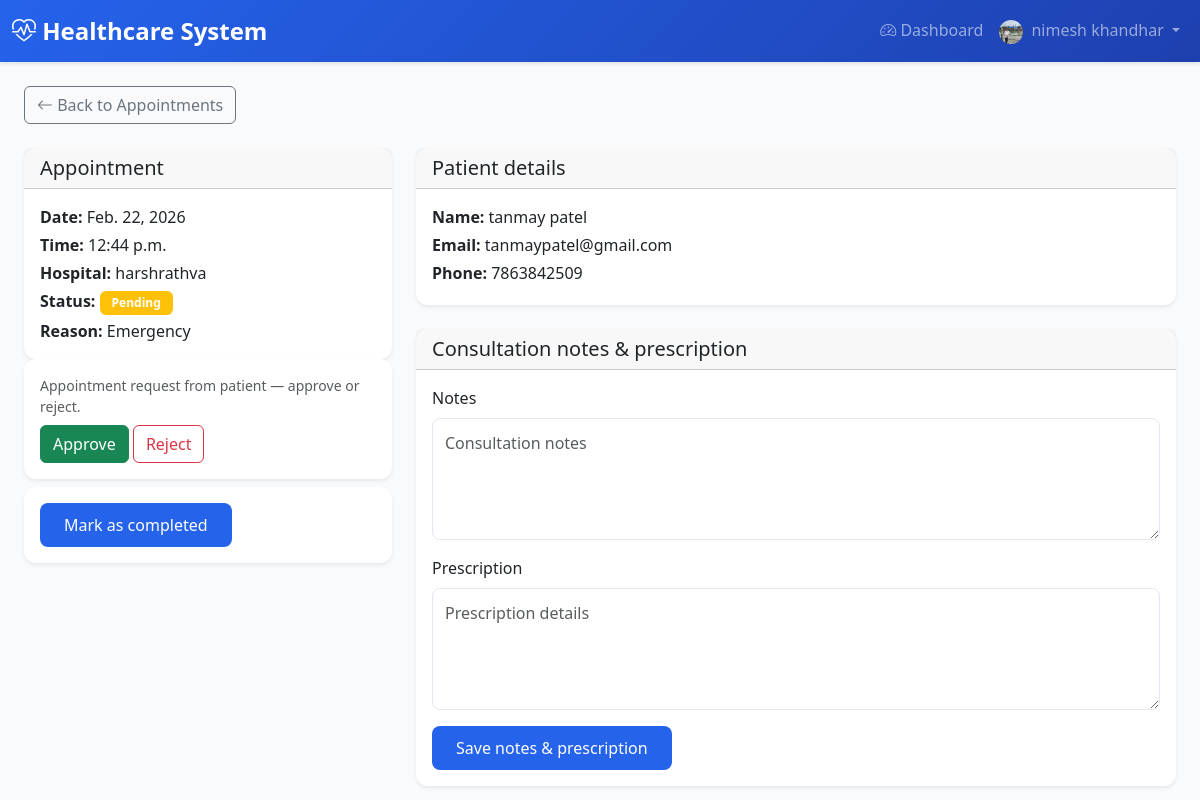
Screenshot of /doctors/dashboard/appointments/2/ (signed in) with the database file from the repository.
### accounts/models.py (models this page shows, shortened)
class User(AbstractUser):
    email = models.EmailField(unique=True)
    ROLE_CHOICES = [
        ('ADMIN', 'Admin'),
        ('DOCTOR', 'Doctor'),
        ('PATIENT', 'Patient'),
        ('HOSPITAL', 'Hospital'),
        ('HOSPITAL_ADMIN', 'Hospital Admin'),
    ]
    role = models.CharField(max_length=20, choices=ROLE_CHOICES, default='PATIENT')
    is_approved = models.BooleanField(default=False)  # For Doctor and Hospital approval
    phone_number = models.CharField(max_length=15, blank=True)
    address = models.TextField(blank=True)
    profile_picture = models.ImageField(upload_to='user_profiles/', blank=True, null=True)
    created_at = models.DateTimeField(auto_now_add=True)
    updated_at = models.DateTimeField(auto_now=True)
    class Meta:
        db_table = 'users'
        verbose_name = 'User'
        verbose_name_plural = 'Users'

### appointments/models.py (models this page shows, shortened)
class Appointment(models.Model):
    STATUS_CHOICES = [
        ('PENDING', 'Pending'),
        ('CONFIRMED', 'Confirmed'),
        ('CANCELLED', 'Cancelled'),
        ('COMPLETED', 'Completed'),
        ('RESCHEDULED', 'Rescheduled'),
    ]
    patient = models.ForeignKey(
        settings.AUTH_USER_MODEL,
        on_delete=models.CASCADE,
        related_name='patient_appointments',
        limit_choices_to={'role': 'PATIENT'}
    )
    doctor = models.ForeignKey(
        settings.AUTH_USER_MODEL,
        on_delete=models.CASCADE,
        related_name='doctor_appointments',
        limit_choices_to={'role': 'DOCTOR'}
    )
    hospital = models.ForeignKey(
        'hospitals.Hospital',
        on_delete=models.CASCADE,
        related_name='appointments',
        null=True,
        blank=True
    )
    appointment_date = models.DateField()
    appointment_time = models.TimeField()
    status = models.CharField(max_length=20, choices=STATUS_CHOICES, default='PENDING')
    is_emergency = models.BooleanField(default=False)
    reason = models.TextField(help_text="Reason for appointment")
    notes = models.TextField(blank=True, help_text="Additional notes")
    prescription = models.TextField(blank=True, help_text="Prescription details")
    created_at = models.DateTimeField(auto_now_add=True)
    updated_at = models.DateTimeField(auto_now=True)
    class Meta:
        db_table = 'appointments'
        verbose_name = 'Appointment'
        verbose_name_plural = 'Appointments'
        ordering = ['-appointment_date', '-appointment_time']

### hospitals/models.py (models this page shows, shortened)
class Hospital(models.Model):
    user = models.OneToOneField(
        settings.AUTH_USER_MODEL,
        on_delete=models.CASCADE,
        related_name='hospital_profile'
    )
    name = models.CharField(max_length=200)
    registration_number = models.CharField(max_length=50, unique=True)
    address = models.TextField(blank=True)
    city = models.CharField(max_length=100, blank=True)
    state = models.CharField(max_length=100, blank=True)
    zip_code = models.CharField(max_length=10, blank=True)
    phone = models.CharField(max_length=15, blank=True)
    email = models.EmailField(blank=True)
    website = models.URLField(blank=True)
    description = models.TextField(blank=True)
    facilities = models.TextField(blank=True, help_text="Departments - comma separated")
    total_beds = models.PositiveIntegerField(default=0)
    available_beds = models.PositiveIntegerField(default=0)  # Kept for migration; use available_beds_count for dynamic
    logo = models.ImageField(upload_to='hospital_logos/', blank=True, null=True)
    verification_document = models.FileField(upload_to='hospital_verifications/', blank=True, null=True, help_text="Upload registration certificate or license for verification")
    created_at = models.DateTimeField(auto_now_add=True)
    updated_at = models.DateTimeField(auto_now=True)
    class Meta:
        db_table = 'hospitals'
        verbose_name = 'Hospital'
        verbose_name_plural = 'Hospitals'
        ordering = ['name']
    @property
    def available_beds_count(self):
        """Dynamically calculated: total_beds - occupied (do not edit; set total_beds only)"""
        return max(0, self.total_beds - self.occupied_beds_count)
    def get_available_beds_display(self):
        """For admin list_display (avoids property in admin)"""
        return self.available_beds_count
    get_available_beds_display.short_description = 'Available beds'

### doctors/views.py (the view)
# urls.py: path('dashboard/appointments/<int:pk>/', views.DoctorAppointmentDetailView.as_view(), name='doctor_appointment_detail'),
class DoctorAppointmentDetailView(DoctorRequiredMixin, DetailView):
    model = Appointment
    template_name = 'doctors/doctor_appointment_detail.html'
    context_object_name = 'appointment'
    def get_queryset(self):
        return Appointment.objects.filter(doctor=self.request.user).select_related('patient', 'hospital')
    def get_context_data(self, **kwargs):
        context = super().get_context_data(**kwargs)
        apt = self.object
        today = timezone.now().date()
        now_time = timezone.now().time()
        context['can_approve_reject'] = apt.status == 'PENDING'
        context['can_complete'] = (
            apt.status in ('PENDING', 'CONFIRMED') and
            (apt.appointment_date < today or (apt.appointment_date == today and apt.appointment_time <= now_time))
        )
        context['is_past_completed'] = apt.status == 'COMPLETED'
        return context

### accounts/mixins.py (called while the page is built)
    def dispatch(self, request, *args, **kwargs):
        if not request.user.is_authenticated:
            return self.handle_no_permission()
        if not request.user.is_active:
            from django.contrib.auth import logout
            logout(request)
            messages.error(request, 'Your account has been blocked. Please contact the administrator.')
            return redirect('accounts:login')
        if request.user.role not in self.allowed_roles:
            messages.error(request, "You don't have permission to access this page.")
            return redirect('accounts:dashboard_redirect')
        return super().dispatch(request, *args, **kwargs)

    def dispatch(self, request, *args, **kwargs):
        result = super().dispatch(request, *args, **kwargs)
        if request.user.is_authenticated and getattr(request.user, 'role', None) != 'DOCTOR':
            messages.error(request, "You don't have permission to access this page.")
            return redirect('accounts:dashboard_redirect')
        if request.user.is_authenticated and not getattr(request.user, 'is_approved', True):
            messages.warning(request, "Your account is pending approval. Please wait for admin approval.")
            return redirect('accounts:dashboard_redirect')
        return result

### templates/doctors/doctor_appointment_detail.html (shortened to what this page needs)
{% extends 'base.html' %}
{% block content %}
<div class="container-fluid">
    <div class="mb-4">
        <a href="{% url 'doctors:doctor_appointment_list' %}" class="btn btn-outline-secondary"><i class="bi bi-arrow-left"></i> Back to Appointments</a>
    </div>
    <div class="row">
        <div class="col-lg-4 mb-4">
            <div class="card shadow-sm">
                <div class="card-header"><h5 class="mb-0">Appointment</h5></div>
                <div class="card-body">
                    <p class="mb-1"><strong>Date:</strong> {{ appointment.appointment_date }}</p>
                    <p class="mb-1"><strong>Time:</strong> {{ appointment.appointment_time }}</p>
                    <p class="mb-1"><strong>Hospital:</strong> {{ appointment.hospital.name|default:"—" }}</p>
                    <p class="mb-1"><strong>Status:</strong> <span class="badge bg-{% if appointment.status == 'CONFIRMED' %}success{% elif appointment.status == 'PENDING' %}warning{% elif appointment.status == 'COMPLETED' %}info{% else %}secondary{% endif %}">{{ appointment.get_status_display }}</span></p>
                    <p class="mb-0"><strong>Reason:</strong> {{ appointment.reason }}</p>
                </div>
            </div>
            {% if can_approve_reject %}
            <div class="card shadow-sm">
                <div class="card-body">
                    <p class="small text-muted mb-2">Appointment request from patient — approve or reject.</p>
                    <form method="post" action="{% url 'doctors:doctor_appointment_approve' appointment.pk %}" class="d-inline">
                        <button type="submit" class="btn btn-success">Approve</button>
                    </form>
                    <form method="post" action="{% url 'doctors:doctor_appointment_reject' appointment.pk %}" class="d-inline" onsubmit="return confirm('Reject this appointment?');">
                        <button type="submit" class="btn btn-outline-danger">Reject</button>
                    </form>
                </div>
            </div>
            {% endif %}
            {% if can_complete and not is_past_completed %}
            <div class="card shadow-sm mt-2">
                <div class="card-body">
                    <form method="post" action="{% url 'doctors:doctor_appointment_complete' appointment.pk %}" onsubmit="return confirm('Mark this appointment as completed?');">
                        <button type="submit" class="btn btn-primary">Mark as completed</button>
                    </form>
                </div>
            </div>
            {% endif %}
        </div>
        <div class="col-lg-8">
            <div class="card shadow-sm mb-4">
                <div class="card-header"><h5 class="mb-0">Patient details</h5></div>
                <div class="card-body">
                    <p class="mb-1"><strong>Name:</strong> {{ appointment.patient.get_full_name|default:appointment.patient.username }}</p>
                    <p class="mb-1"><strong>Email:</strong> {{ appointment.patient.email }}</p>
                    {% if appointment.patient.phone_number %}<p class="mb-1"><strong>Phone:</strong> {{ appointment.patient.phone_number }}</p>{% endif %}
                </div>
            </div>
            {% if not is_past_completed %}
            <div class="card shadow-sm">
                <div class="card-header"><h5 class="mb-0">Consultation notes &amp; prescription</h5></div>
                <div class="card-body">
                    <form method="post" action="{% url 'doctors:doctor_appointment_notes' appointment.pk %}">
                        <div class="mb-3">
                            <label class="form-label">Notes</label>
                            <textarea name="notes" class="form-control" rows="4" placeholder="Consultation notes">{{ appointment.notes }}</textarea>
                        </div>
                        <div class="mb-3">
                            <label class="form-label">Prescription</label>
                            <textarea name="prescription" class="form-control" rows="4" placeholder="Prescription details">{{ appointment.prescription }}</textarea>
                        </div>
                        <button type="submit" class="btn btn-primary">Save notes &amp; prescription</button>
                    </form>
                </div>
            </div>
            {% endif %}
        </div>
    </div>
</div>
{% endblock %}

### templates/base.html (shortened to what this page needs)
<!DOCTYPE html>
<html lang="en">
<head>
    <link href="https://cdn.jsdelivr.net/npm/bootstrap@5.3.0/dist/css/bootstrap.min.css" rel="stylesheet">
    <link rel="stylesheet" href="https://cdn.jsdelivr.net/npm/bootstrap-icons@1.11.0/font/bootstrap-icons.css">
</head>
<body>
    {% if user.is_authenticated %}
    <nav class="navbar navbar-expand-lg navbar-dark">
        <div class="container-fluid">
            <a class="navbar-brand" href="{% url 'accounts:dashboard_redirect' %}">
                <i class="bi bi-heart-pulse"></i> Healthcare System
            </a>
            <div class="collapse navbar-collapse" id="navbarNav">
                <ul class="navbar-nav ms-auto">
                    <li class="nav-item">
                        <a class="nav-link" href="{% url 'accounts:dashboard_redirect' %}">
                            <i class="bi bi-speedometer2"></i> Dashboard
                        </a>
                    </li>
                    <li class="nav-item dropdown">
                        <a class="nav-link dropdown-toggle" href="#" id="navbarDropdown" role="button" data-bs-toggle="dropdown">
                            {% if user.profile_picture %}
                            <img src="{{ user.profile_picture.url }}" alt="Profile" class="rounded-circle me-1" style="width: 24px; height: 24px; object-fit: cover;">
                            {% else %}
                            <i class="bi bi-person-circle"></i>
                            {% endif %}
                            {{ user.get_full_name|default:user.username }}
                        </a>
                    </li>
                </ul>
            </div>
        </div>
    </nav>
    {% endif %}
    <div class="container-fluid mt-4">
        {% block content %}{% endblock %}
    </div>
</body>
</html>

### templates/base.html (style rules this page uses)
:root { --primary-color: #2563eb; --secondary-color: #64748b; --success-color: #10b981; --danger-color: #ef4444; --warning-color: #f59e0b; --info-color: #3b82f6; }
body { font-family: 'Segoe UI', Tahoma, Geneva, Verdana, sans-serif; background-color: #f8fafc; }
.navbar { background: linear-gradient(135deg, var(--primary-color) 0%, #1e40af 100%); box-shadow: 0 2px 4px rgba(0,0,0,0.1); }
.navbar-brand { font-weight: 700; font-size: 1.5rem; }
.card { border: none; border-radius: 12px; box-shadow: 0 2px 8px rgba(0,0,0,0.1); transition: transform 0.2s, box-shadow 0.2s; }
.btn-primary { background-color: var(--primary-color); border: none; border-radius: 8px; padding: 10px 24px; font-weight: 500; }
.form-control { border-radius: 8px; border: 1px solid #e2e8f0; padding: 12px; }
.badge { padding: 6px 12px; border-radius: 6px; }

### rows the page displays
User: profile_picture (picture), get_full_name "nimesh khandhar"
Appointment: appointment_date "Feb. 22, 2026", appointment_time "12:44 p.m.", hospital.name "harshrathva", status "Pending", reason "Emergency", patient.get_full_name "tanmay patel", patient.email "tanmaypatel@gmail.com", patient.phone_number "7863842509"
